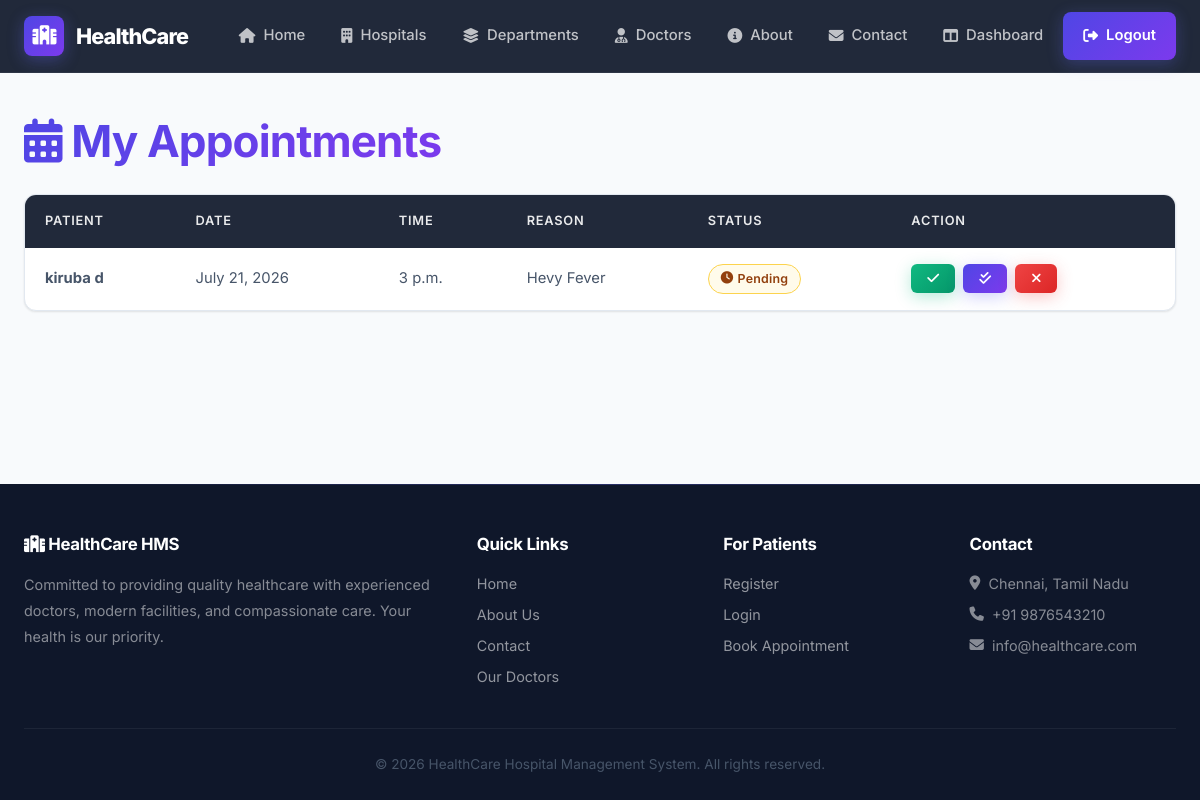
The page /appointments/doctor-appointments/ (signed in) on the database its author committed.
### appointments/models.py (models this page shows, shortened)
class Appointment(models.Model):
    STATUS_CHOICES = (
        ("Pending", "Pending"),
        ("Approved", "Approved"),
        ("Completed", "Completed"),
        ("Cancelled", "Cancelled"),
    )
    hospital = models.ForeignKey(
        Hospital,
        on_delete=models.CASCADE
    )
    department = models.ForeignKey(
        Department,
        on_delete=models.CASCADE
    )
    doctor = models.ForeignKey(
        Doctor,
        on_delete=models.CASCADE
    )
    patient = models.ForeignKey(
        Patient,
        on_delete=models.CASCADE
    )
    appointment_date = models.DateField()
    appointment_time = models.TimeField()
    reason = models.TextField()
    status = models.CharField(
        max_length=20,
        choices=STATUS_CHOICES,
        default="Pending"
    )
    created_at = models.DateTimeField(
        auto_now_add=True
    )

### hospital/models.py (models this page shows, shortened)
class Patient(models.Model):
    GENDER_CHOICES = (
        ("Male", "Male"),
        ("Female", "Female"),
        ("Other", "Other"),
    )
    BLOOD_GROUP_CHOICES = (
        ("A+", "A+"),
        ("A-", "A-"),
        ("B+", "B+"),
        ("B-", "B-"),
        ("AB+", "AB+"),
        ("AB-", "AB-"),
        ("O+", "O+"),
        ("O-", "O-"),
    )
    user = models.OneToOneField(
        settings.AUTH_USER_MODEL,
        on_delete=models.CASCADE,
        limit_choices_to={"role": "PATIENT"},
    )
    date_of_birth = models.DateField()
    gender = models.CharField(
        max_length=10,
        choices=GENDER_CHOICES,
    )
    blood_group = models.CharField(
        max_length=5,
        choices=BLOOD_GROUP_CHOICES,
    )
    address = models.TextField()
    emergency_contact = models.CharField(
        max_length=15
    )
    created_at = models.DateTimeField(
        auto_now_add=True
    )

### accounts/models.py (models this page shows, shortened)
class User(AbstractUser):
    ROLE_CHOICES = (
        ('ADMIN', 'Admin'),
        ('DOCTOR', 'Doctor'),
        ('PATIENT', 'Patient'),
    )
    role = models.CharField(
        max_length=20,
        choices=ROLE_CHOICES,
        default='PATIENT'
    )
    phone = models.CharField(max_length=15)

### appointments/views.py (the view)
@login_required
def doctor_appointments(request):
    doctor = get_object_or_404(
        Doctor,
        user=request.user
    )
    appointments = Appointment.objects.filter(
        doctor=doctor
    ).order_by(
        "appointment_date",
        "appointment_time"
    )
    context = {
        "appointments": appointments
    }
    return render(
        request,
        "appointments/doctor_appointments.html",
        context
    )

### appointments/templates/appointments/doctor_appointments.html (shortened to what this page needs)
{% extends 'base.html' %}
{% block content %}
<div class="section-heading animate-in">
    <h1><i class="fas fa-calendar-alt"></i> My Appointments</h1>
</div>
<div class="animate-in animate-in-1">
    <div class="table-wrapper">
        <table>
            <thead>
                <tr>
                    <th>Patient</th>
                    <th>Date</th>
                    <th>Time</th>
                    <th>Reason</th>
                    <th>Status</th>
                    <th>Action</th>
                </tr>
            </thead>
            <tbody>
                {% for appointment in appointments %}
                <tr>
                    <td><strong>{{ appointment.patient.user.get_full_name }}</strong></td>
                    <td>{{ appointment.appointment_date }}</td>
                    <td>{{ appointment.appointment_time }}</td>
                    <td>{{ appointment.reason }}</td>
                    <td>
                        {% if appointment.status == "Pending" %}
                        <span class="badge badge-pending"><i class="fas fa-clock"></i> Pending</span>
                        {% elif appointment.status == "Approved" %}
                        <span class="badge badge-approved"><i class="fas fa-check-circle"></i> Approved</span>
                        {% elif appointment.status == "Completed" %}
                        <span class="badge badge-completed"><i class="fas fa-check-double"></i> Completed</span>
                        {% elif appointment.status == "Cancelled" %}
                        <span class="badge badge-cancelled"><i class="fas fa-times-circle"></i> Cancelled</span>
                        {% endif %}
                    </td>
                    <td>
                        <div class="action-group">
                            <a href="{% url 'update_appointment_status' appointment.id 'Approved' %}" class="btn btn-success btn-sm">
                                <i class="fas fa-check"></i>
                            </a>
                            <a href="{% url 'update_appointment_status' appointment.id 'Completed' %}" class="btn btn-primary btn-sm">
                                <i class="fas fa-check-double"></i>
                            </a>
                            <a href="{% url 'update_appointment_status' appointment.id 'Cancelled' %}" class="btn btn-danger btn-sm">
                                <i class="fas fa-times"></i>
                            </a>
                        </div>
                    </td>
                </tr>
                {% empty %}
                <tr>
                    <td colspan="6" style="text-align:center;color:var(--text-muted);">
                        <i class="fas fa-calendar"></i> No appointments found.
                    </td>
                </tr>
                {% endfor %}
            </tbody>
        </table>
    </div>
</div>
{% endblock %}

### rows shown on the page
Appointment: patient.user.get_full_name "kiruba d", appointment_date "July 21, 2026", appointment_time "3 p.m.", reason "Hevy Fever", status "Pending" (drawn)
